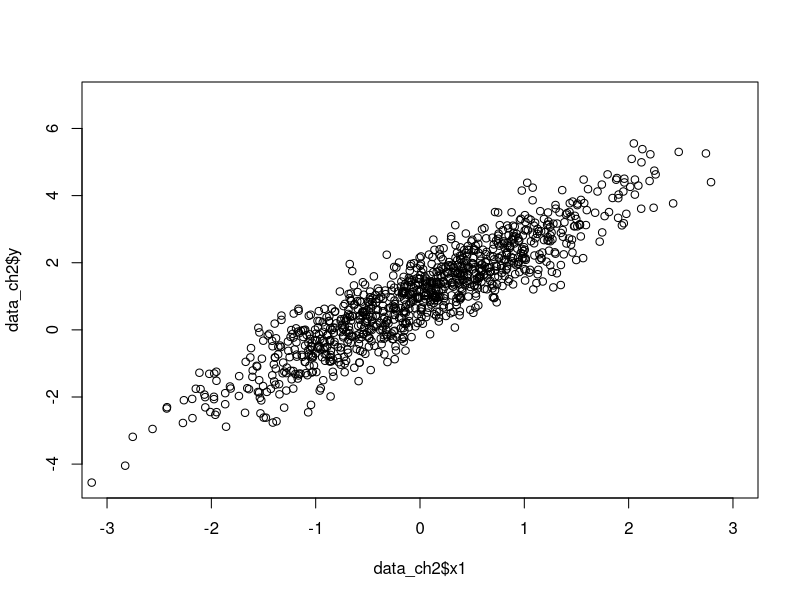
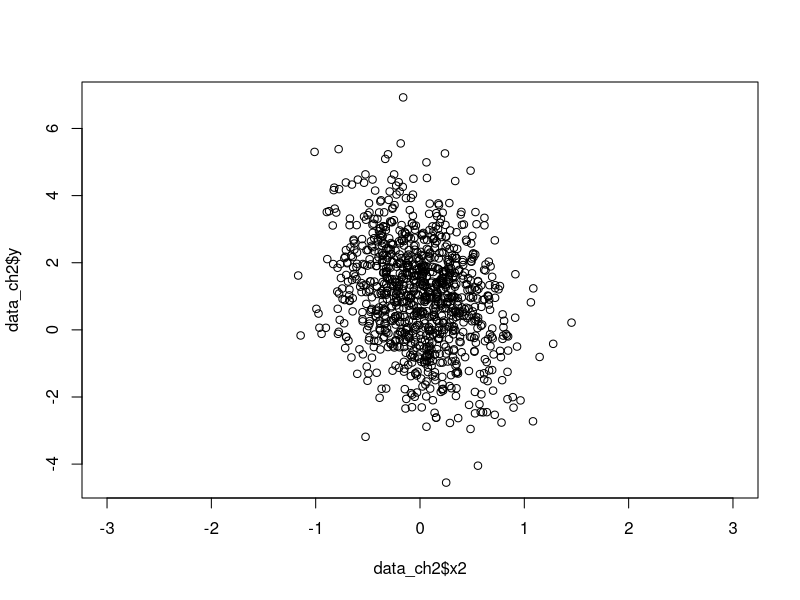

Generate these figures, in order, with R:
# Simple Regression
y = c(7,3,5,6,1,2) # y= # of cup of coffee
x = c(1,0,1,1,0,0) # x= baby cried

## Original model:               y = b0 + b1x + u
## Estimated model (prediction): yhat = b0hat + b1hatx
## Estimated model (prediction): yhat = 2 + 4x
## H0: b0 = 0; t = b0hat/se 
## H0: b1 = 0; t = b1hat/se
lm <- lm(y~x)
typeof(lm)
class(lm)
summary(lm)

# R-squared Illustration
library(readxl)
data_ch2 <- read_excel('data_ch2.xlsx')
plot(data_ch2$x1, data_ch2$y, xlim = c(-3,3))
plot(data_ch2$x2, data_ch2$y, xlim = c(-3,3))

summary(lm(y~x1, data = data_ch2))
summary(lm(y~x2, data = data_ch2))



charity <- read_excel('charity.xls')
